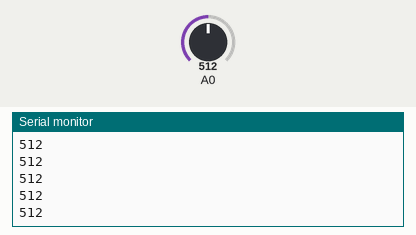
A sketch run on a simulated Arduino Uno, built with avr-gcc and run on an emulated ATmega328P. Parts: the last lines printed to the serial monitor. Inputs (shaded band) come from the test bench; at power-on: A0 = 512.

Above: at 1.2 s.
1.3 s: A0 set to 716
At 1.31 s:
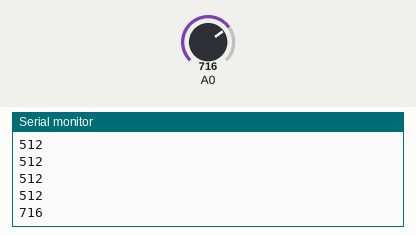
2.8 s: A0 set to 900
At 2.81 s:
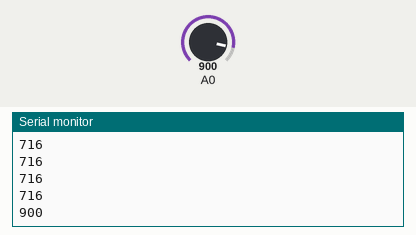
Timing chart, 0 to 5.8 s (numbered marks = the images above; inputs shaded):
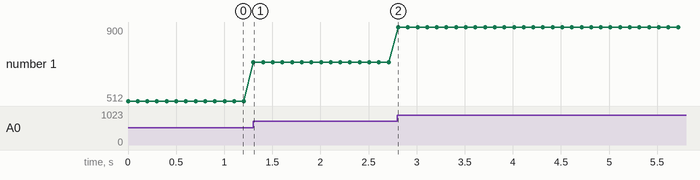

The sketch:

design_eval.ino
```cpp
void setup() {
  Serial.begin(9600);
    digitalWrite(13, LOW);
    //digitalWrite(12, LOW);
}


void loop() {
 digitalWrite(9, HIGH);
 Serial.println(analogRead(A0));
 digitalWrite(9, LOW);
delay(100);
}
```

Measured:
- after the input at 1.3 s, the serial monitor: prints a new line at once (image 1)
- after the input at 2.8 s, the serial monitor: prints a new line at once (image 2)
- plotted number 1: 512 → 716 after the input at 1.3 s, 716 → 900 after the input at 2.8 s
